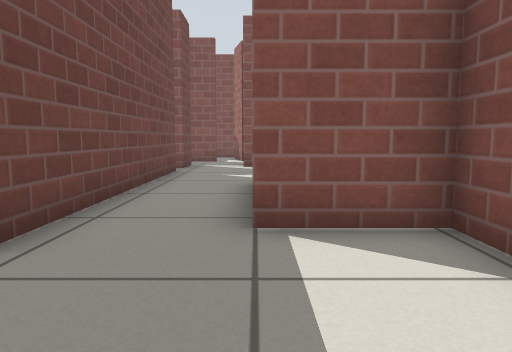
View 1 (above)

19 first-person views from a walk through a world built for the Gazebo simulator. The camera is 0.5 m above the floor, tilts 6° down and sees 70° across. Floor lines are 1 m apart. The floor is counted in squares, 0.5 m on a side. Each view is taken from the middle of a square. On the plan, view 1 faces up. The plan holds only what a view shows up to about 13 squares ahead; the rest is blank. Gazebo's built-in surfaces are drawn with simple patterns.

View 2
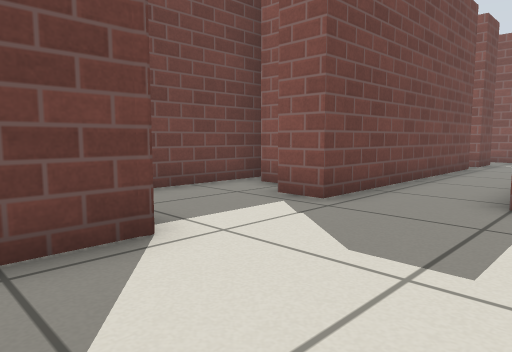

View 3
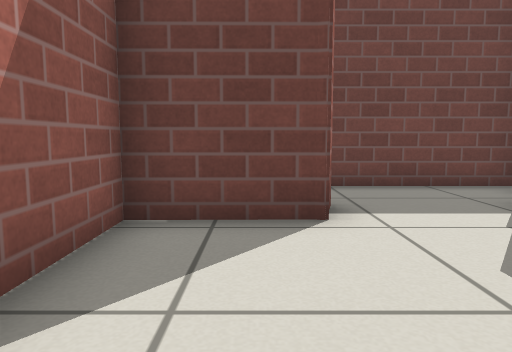

View 4
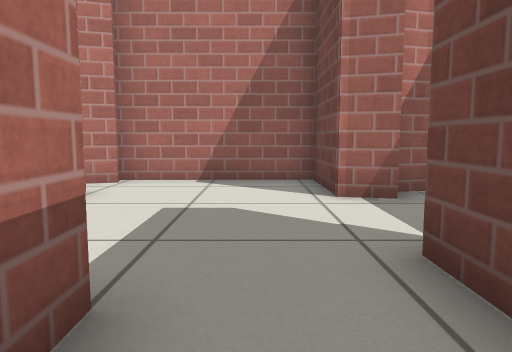

View 5
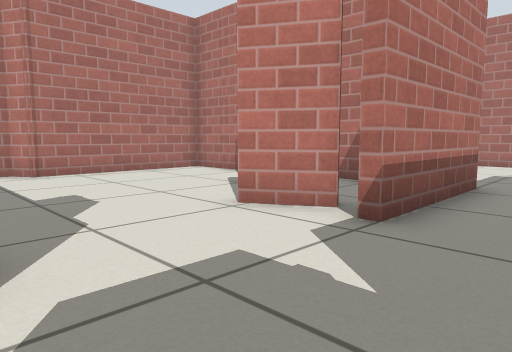

View 6
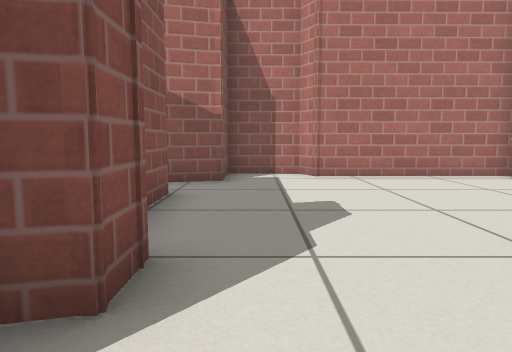

View 7
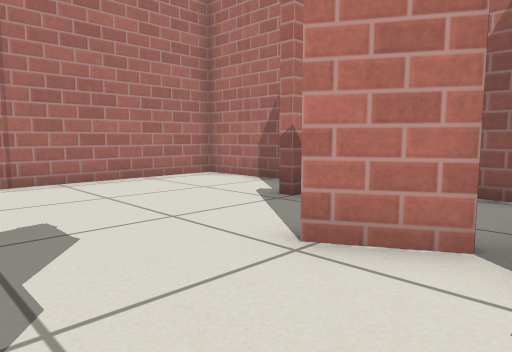

View 8
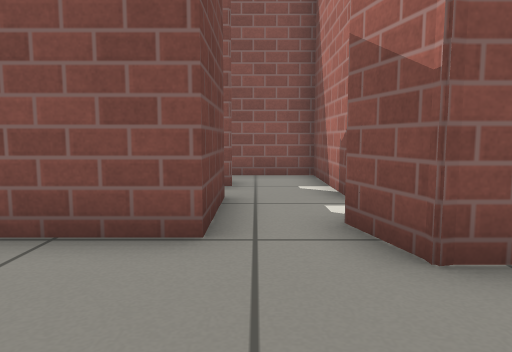

View 9
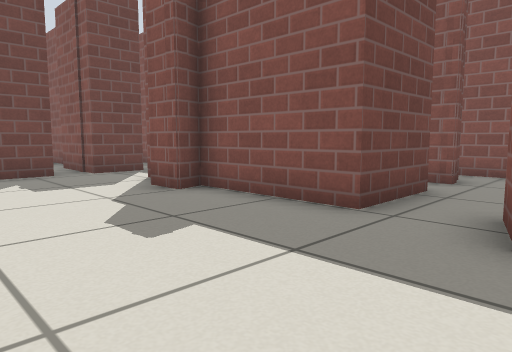

View 10
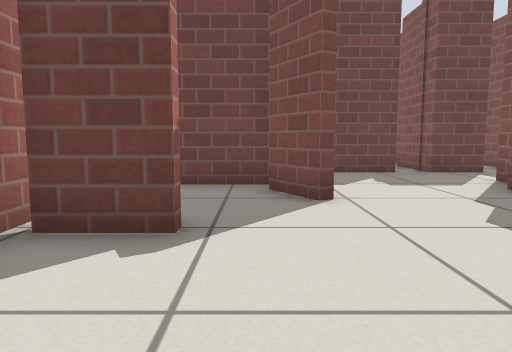

View 11
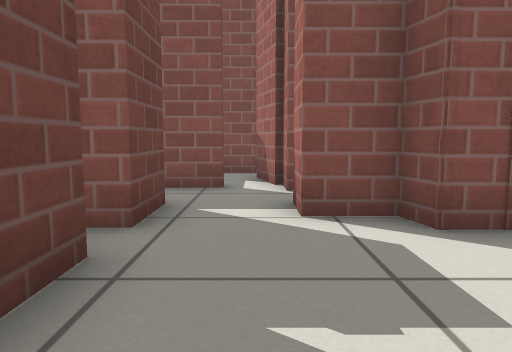

View 12
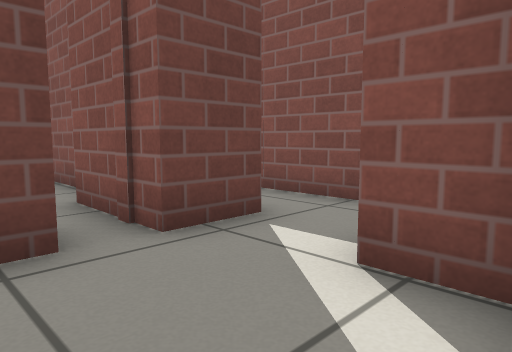

View 13
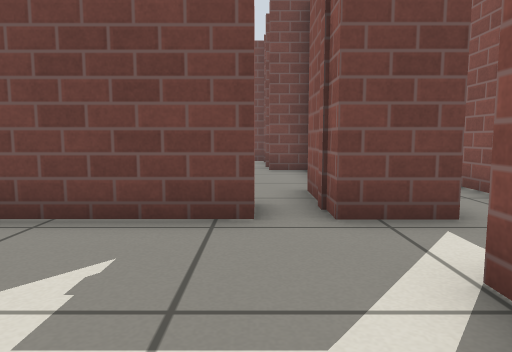

View 14
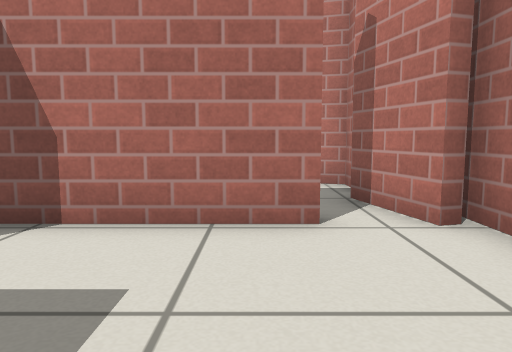

View 15
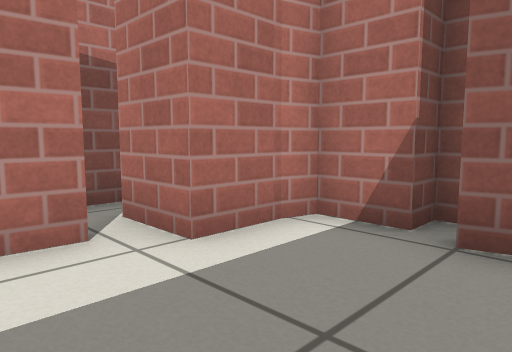

View 16
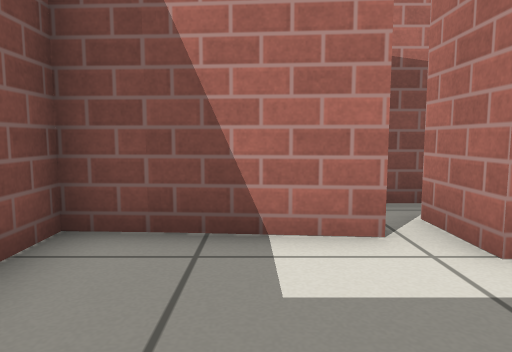

View 17
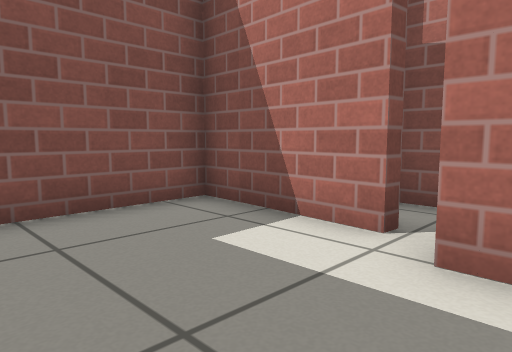

View 18
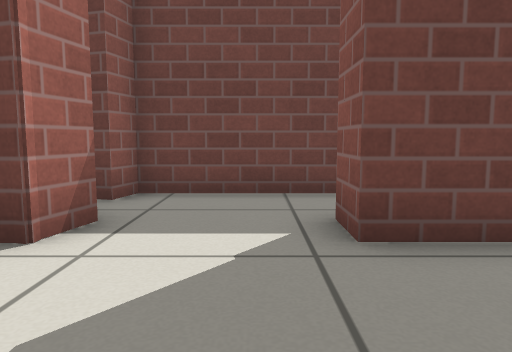

View 19
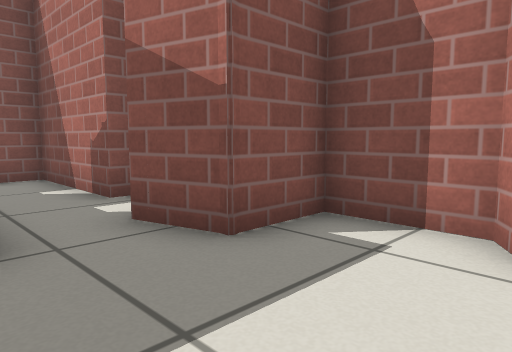

### Floor plan
Ten units are one square. View 1 is at (0, 0); x grows to the right and y downward. Boxes are objects, and circles mark ways between rooms. Rooms are numbered by the first view taken in them; rooms with no view inside come last. Other rooms are left out.
<svg viewBox="-60 -192 156 223">
<path fill="none" stroke="#000" d="M22 7 22 -5M-24 1 -24 26 26 26M22 25 21 21M24 -81 10 -73M7 -74 21 -83M3 -74 3 -54M39 -62 43 -62 43 -46M-24 -110 -24 -30M55 -151 55 -126 18 -126 20 -118 10 -118 8 -126 -4 -126 -4 -136M-4 -148 -4 -158M10 -42 43 -43M58 -44 85 -44 85 -95 91 -98 91 -118 74 -118 70 -133M-24 -135 -24 -120M75 -149 75 -187 49 -187M-16 -152 -54 -152M55 -169 55 -165 49 -165M22 -5 22 -40 0 -39 0 -80 4 -80M66 -6 69 -41 38 -40M45 19 58 19 60 13M59 14 59 0 75 0M21 21 41 16M-24 -30 -35 -30M-34 -1 -24 1M-42 -40 -49 -40M-42 8 -36 6M-55 -47 -55 1 -48 3 -49 7"/>
<circle cx="-5" cy="0" r="3" fill="#2a7"/>
<circle cx="20" cy="10" r="3" fill="#2a7"/>
<circle cx="-30" cy="-15" r="3" fill="#2a7"/>
<text x="0" y="10">1</text>
<text x="30" y="-100">2</text>
<text x="40" y="-10">3</text>
<text x="-40" y="-20">4</text>
</svg>
Room 1 opens to room 2. Room 1 opens to room 3. Room 2 opens to room 4.

Where each view was taken, in squares from view 1:
view 1: 0 up, 0 right, facing up
view 2: 2 down, 1 right, facing up-left
view 3: 1 down, 2 right, facing left
view 4: 6 up, 1 left, facing down
view 5: 12 up, 2 left, facing down-right
view 6: 11 up, 1 left, facing right
view 7: 11 up, 0 right, facing down-right
view 8: 9 up, 6 right, facing up
view 9: 8 up, 8 right, facing up-left
view 10: 7 up, 8 right, facing left
view 11: 8 up, 1 left, facing up
view 12: 10 up, 1 right, facing up-left
view 13: 11 up, 2 right, facing left
view 14: 0 up, 2 left, facing right
view 15: 2 up, 3 right, facing down-right
view 16: 2 up, 3 right, facing right
view 17: 1 down, 3 right, facing up-right
view 18: 2 up, 1 right, facing left
view 19: 9 up, 5 right, facing up-right
